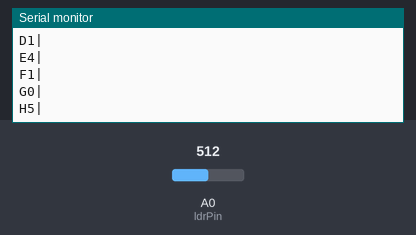
This sketch was run on a simulated Arduino Uno, built with avr-gcc and run on an emulated ATmega328P. Shown: the last lines printed to the serial monitor. Inputs (shaded band) come from the test bench; at power-on: A0 (ldrPin) = 512. Random numbers use the default seed unless the sketch sets one.

Above: at 1.8 s.
1.9 s: A0 (ldrPin) set to 716
At 2.5 s:
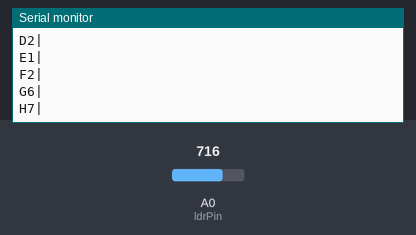
3.4 s: A0 (ldrPin) set to 900
At 4.8 s:
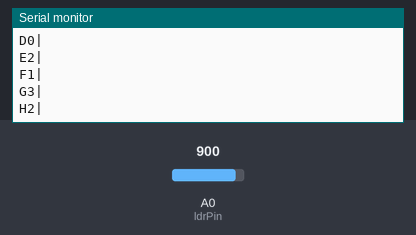
Timing chart, 0 to 6.4 s (numbered marks = the images above; inputs shaded):
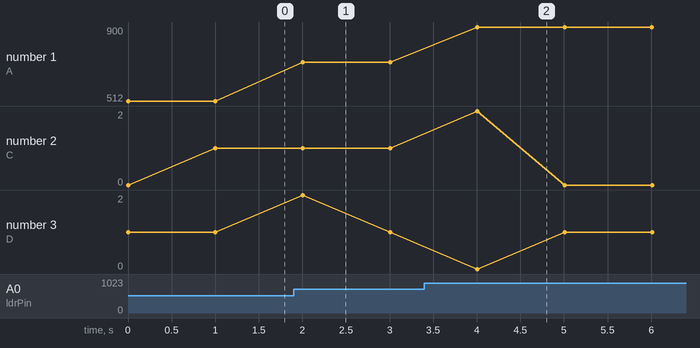

Measured:
- after the input at 1.9 s, the serial monitor: prints a new line after 0.10 s (image 1)
- after the input at 3.4 s, the serial monitor: prints a new line after 0.61 s (image 2)
- plotted number 1: 512 → 716 after the input at 1.9 s, 716 → 900 after the input at 3.4 s

The sketch:

Transmitter_Code_edit.ino
```cpp
/* Transmitter code
 * Example of sending data from an Ardunio UNO to NodeMCU through UART
 * Using this code you can send multiple data packets
 * for instance from different sensors to a NodeMCU from an Arduino
 * This code was written for the Telemedicine project of Dhaka University BMPT Department
 * Author: MD Fiaz Islam Bhuiyan, The University of Texas at Dallas
 * Date: 16th July 2018
   -----------------------------------------------------------------------*/

#include <SoftwareSerial.h>

//SoftwareSerial com (2,3);   //Defines a serial connection with RX line on GPIO 2 and TX line on GPIO 3.
const int ldrPin = A0;
int ldrVal = 0;

const char startOfNumberDelimiter = '<';
const char endOfNumberDelimiter   = '|';

char toSend[20];


void setup()                        // beginning of the set up function
{
                                    // The setup code runs once

  Serial.begin(115200);
 // com.begin(115200);
  srand(42);
  pinMode(ldrPin, INPUT);

}
void loop ()
 {
  ldrVal = analogRead(ldrPin);

     Serial.print ('A');        // specifier for LDR data
     Serial.print (ldrVal);    // send the number
     Serial.print (endOfNumberDelimiter);
     Serial.println ();
     Serial.print ('B');
     Serial.print ((rand ()%2));    // send the number
     Serial.print (endOfNumberDelimiter);
     Serial.println ();
     Serial.print ('C');
     Serial.print ((rand ()%3));    // send the number
     Serial.print (endOfNumberDelimiter);
     Serial.println ();
     Serial.print ('D');
     Serial.print ((rand ()%4));    // send the number
     Serial.print (endOfNumberDelimiter);
     Serial.println ();
     Serial.print ('E');
     Serial.print ((rand ()%5));    // send the number
     Serial.print (endOfNumberDelimiter);
     Serial.println ();
     Serial.print ('F');
     Serial.print ((rand ()%6));    // send the number
     Serial.print (endOfNumberDelimiter);
     Serial.println ();
     Serial.print ('G');
     Serial.print ((rand ()%7));    // send the number
     Serial.print (endOfNumberDelimiter);
     Serial.println ();
     Serial.print ('H');
     Serial.print ((rand ()%8));    // send the number
     Serial.print (endOfNumberDelimiter);
     Serial.println ();

 delay (1000);
 }  // end of loop
```
